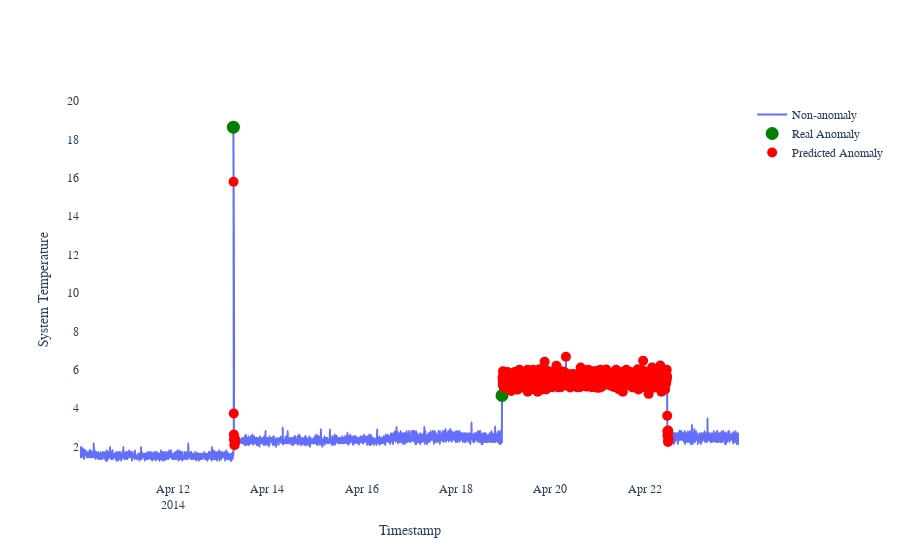

Write notebook code for a chart like this one.
### Code cell
layout = go.Layout(
    yaxis = dict(title = 'System Temperature'),
    xaxis = dict(title = 'Timestamp'), paper_bgcolor='rgba(0,0,0,0)',
    plot_bgcolor='rgba(0,0,0,0)', font_family="Times New Roman"
)

trace1 = go.Scatter(
    x = test_val_df.index,
    y = test_val_df.value,
    mode = 'lines',
    name = 'Non-anomaly',
    line = dict(shape = 'spline')
)

trace2 = go.Scatter(
    x = test_anomalies.index,
    y = test_anomalies.value, 
    mode = 'markers', name = 'Real Anomaly',
    marker = dict(color = 'green', size = 13)
)

trace3 = go.Scatter(
    x = anomalies.index,
    y = anomalies.value, 
    mode = 'markers', name = 'Predicted Anomaly',
    marker = dict(color = 'red', size = 10)
)

fig = go.Figure(data = [trace1, trace2, trace3], layout = layout)
py.offline.iplot(fig)

### Figure 1 — Plotly figure (JSON) as saved in the notebook; plotly's stock layout.template omitted (floating-point values rounded to 4 significant figures; data arrays with more than 128 entries replaced by an {"elided": "..."} marker saying what was removed)
{"data": [{"line": {"shape": "spline"}, "mode": "lines", "name": "Non-anomaly", "type": "scatter", "x": {"elided": "4022 str values"}, "y": {"elided": "4022 float values"}}, {"marker": {"color": "green", "size": 13}, "mode": "markers", "name": "Real Anomaly", "type": "scatter", "x": ["2014-04-13T06:52:00", "2014-04-18T23:27:00"], "y": [18.65, 4.654]}, {"marker": {"color": "red", "size": 10}, "mode": "markers", "name": "Predicted Anomaly", "type": "scatter", "x": {"elided": "1025 str values"}, "y": {"elided": "1025 float values"}}], "layout": {"font": {"family": "Times New Roman"}, "paper_bgcolor": "rgba(0,0,0,0)", "plot_bgcolor": "rgba(0,0,0,0)", "xaxis": {"title": {"text": "Timestamp"}}, "yaxis": {"title": {"text": "System Temperature"}}}}
